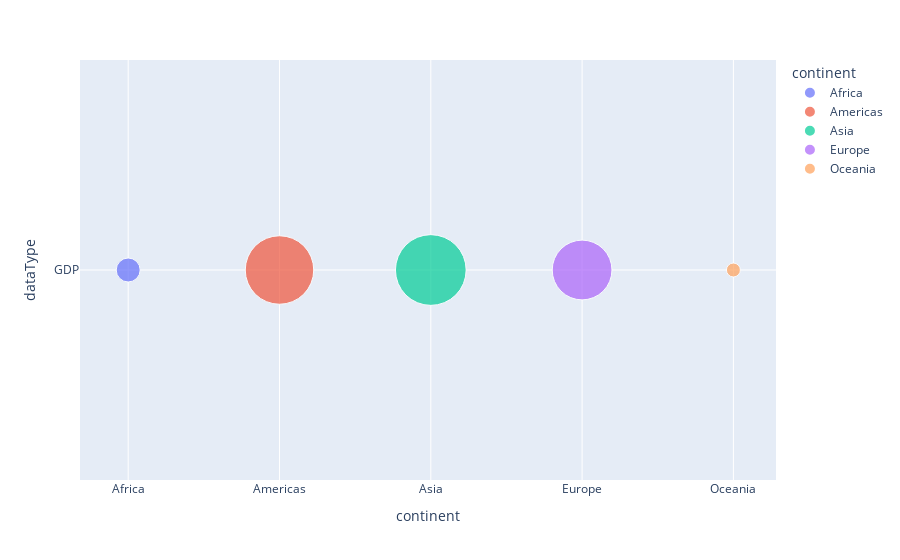

Notebook code for this chart:
### Code cell
fig = px.scatter(cont_df.assign(dataType='GDP'), color='continent', x='continent', y='dataType', size='gdp', size_max=50)
fig.show()

### Figure 1 — Plotly figure (JSON) as saved in the notebook; plotly's stock layout.template omitted (floating-point values rounded to 4 significant figures)
{"data": [{"hovertemplate": "continent=%{x}<br>dataType=%{y}<br>gdp=%{marker.size}<extra></extra>", "legendgroup": "Africa", "marker": {"color": "#636efa", "size": [2380000000000.0], "sizemode": "area", "sizeref": 8283000000.0, "symbol": "circle"}, "mode": "markers", "name": "Africa", "orientation": "v", "showlegend": true, "type": "scatter", "x": ["Africa"], "xaxis": "x", "y": ["GDP"], "yaxis": "y"}, {"hovertemplate": "continent=%{x}<br>dataType=%{y}<br>gdp=%{marker.size}<extra></extra>", "legendgroup": "Americas", "marker": {"color": "#EF553B", "size": [19420000000000.0], "sizemode": "area", "sizeref": 8283000000.0, "symbol": "circle"}, "mode": "markers", "name": "Americas", "orientation": "v", "showlegend": true, "type": "scatter", "x": ["Americas"], "xaxis": "x", "y": ["GDP"], "yaxis": "y"}, {"hovertemplate": "continent=%{x}<br>dataType=%{y}<br>gdp=%{marker.size}<extra></extra>", "legendgroup": "Asia", "marker": {"color": "#00cc96", "size": [20710000000000.0], "sizemode": "area", "sizeref": 8283000000.0, "symbol": "circle"}, "mode": "markers", "name": "Asia", "orientation": "v", "showlegend": true, "type": "scatter", "x": ["Asia"], "xaxis": "x", "y": ["GDP"], "yaxis": "y"}, {"hovertemplate": "continent=%{x}<br>dataType=%{y}<br>gdp=%{marker.size}<extra></extra>", "legendgroup": "Europe", "marker": {"color": "#ab63fa", "size": [14800000000000.0], "sizemode": "area", "sizeref": 8283000000.0, "symbol": "circle"}, "mode": "markers", "name": "Europe", "orientation": "v", "showlegend": true, "type": "scatter", "x": ["Europe"], "xaxis": "x", "y": ["GDP"], "yaxis": "y"}, {"hovertemplate": "continent=%{x}<br>dataType=%{y}<br>gdp=%{marker.size}<extra></extra>", "legendgroup": "Oceania", "marker": {"color": "#FFA15A", "size": [807300000000.0], "sizemode": "area", "sizeref": 8283000000.0, "symbol": "circle"}, "mode": "markers", "name": "Oceania", "orientation": "v", "showlegend": true, "type": "scatter", "x": ["Oceania"], "xaxis": "x", "y": ["GDP"], "yaxis": "y"}], "layout": {"autosize": true, "legend": {"itemsizing": "constant", "title": {"text": "continent"}, "tracegroupgap": 0}, "margin": {"t": 60}, "xaxis": {"anchor": "y", "autorange": true, "categoryarray": ["Africa", "Americas", "Asia", "Europe", "Oceania"], "categoryorder": "array", "domain": [0, 1], "range": [-0.3066, 4.274], "title": {"text": "continent"}, "type": "category"}, "yaxis": {"anchor": "x", "autorange": true, "domain": [0, 1], "range": [-1, 1], "title": {"text": "dataType"}, "type": "category"}}}
